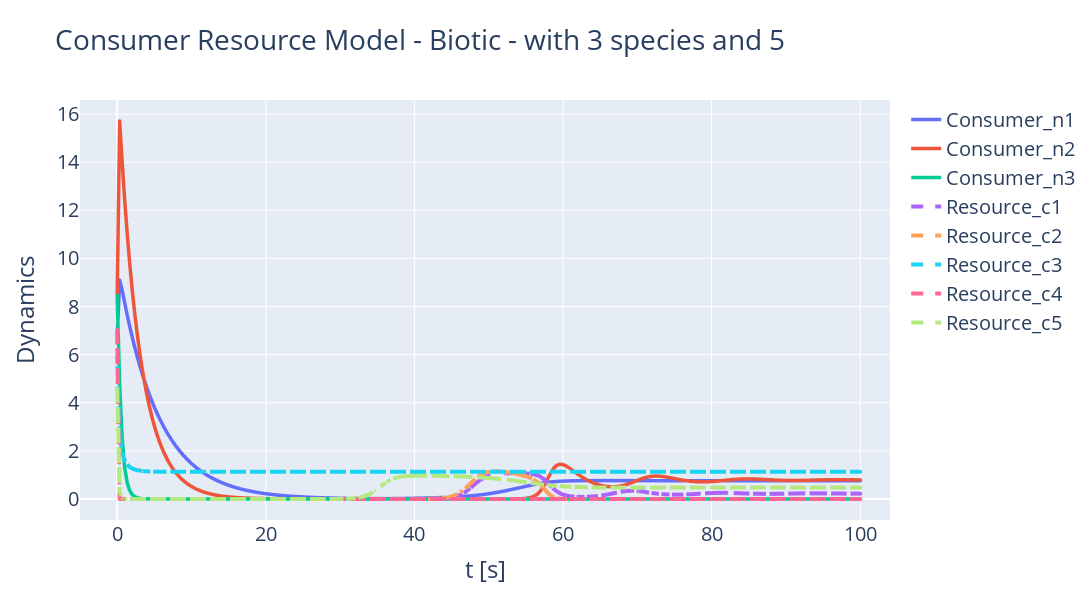

The cell this chart's notebook holds for it:
### Code cell
arr = np.vstack((t, np.array(solution).T)).T

df = pd.DataFrame(arr, columns = ['t[s]', 'Consumer_n1', 'Consumer_n2', 'Consumer_n3', 'Resource_c1','Resource_c2',
                                  'Resource_c3', 'Resource_c4', 'Resource_c5']) 



fig = px.line(df , x='t[s]', title='Consumer Resource Model - Biotic - with 3 species and 5', 
              y=['t[s]', 'Consumer_n1', 'Consumer_n2', 'Consumer_n3', 'Resource_c1','Resource_c2',
                    'Resource_c3', 'Resource_c4', 'Resource_c5'],
              labels={'value':'Dynamics', 'variable':'', 't[s]':'t [s]'},
              height=600, width=1200)

for i in range (1,4):
      fig.update_traces(selector = {'name': f'Consumer_n{i}'}, line = {'width':3.5})

for i in range (1,6):
      fig.update_traces(selector = {'name': f'Resource_c{i}'}, line = {'width':4, 'dash':'dash'})

fig.update_layout(font=dict(size=20), xaxis_range=[-5,104] )
fig.show()

### Figure 1 — Plotly figure (JSON) as saved in the notebook; plotly's stock layout.template omitted (floating-point values rounded to 4 significant figures; data arrays with more than 128 entries replaced by an {"elided": "..."} marker saying what was removed)
{"data": [{"hovertemplate": "=Consumer_n1<br>t [s]=%{x}<br>Dynamics=%{y}<extra></extra>", "legendgroup": "Consumer_n1", "line": {"color": "#636efa", "dash": "solid", "width": 3.5}, "marker": {"symbol": "circle"}, "mode": "lines", "name": "Consumer_n1", "showlegend": true, "type": "scattergl", "x": {"elided": "300 float values"}, "xaxis": "x", "y": {"elided": "300 float values"}, "yaxis": "y"}, {"hovertemplate": "=Consumer_n2<br>t [s]=%{x}<br>Dynamics=%{y}<extra></extra>", "legendgroup": "Consumer_n2", "line": {"color": "#EF553B", "dash": "solid", "width": 3.5}, "marker": {"symbol": "circle"}, "mode": "lines", "name": "Consumer_n2", "showlegend": true, "type": "scattergl", "x": {"elided": "300 float values"}, "xaxis": "x", "y": {"elided": "300 float values"}, "yaxis": "y"}, {"hovertemplate": "=Consumer_n3<br>t [s]=%{x}<br>Dynamics=%{y}<extra></extra>", "legendgroup": "Consumer_n3", "line": {"color": "#00cc96", "dash": "solid", "width": 3.5}, "marker": {"symbol": "circle"}, "mode": "lines", "name": "Consumer_n3", "showlegend": true, "type": "scattergl", "x": {"elided": "300 float values"}, "xaxis": "x", "y": {"elided": "300 float values"}, "yaxis": "y"}, {"hovertemplate": "=Resource_c1<br>t [s]=%{x}<br>Dynamics=%{y}<extra></extra>", "legendgroup": "Resource_c1", "line": {"color": "#ab63fa", "dash": "dash", "width": 4}, "marker": {"symbol": "circle"}, "mode": "lines", "name": "Resource_c1", "showlegend": true, "type": "scattergl", "x": {"elided": "300 float values"}, "xaxis": "x", "y": {"elided": "300 float values"}, "yaxis": "y"}, {"hovertemplate": "=Resource_c2<br>t [s]=%{x}<br>Dynamics=%{y}<extra></extra>", "legendgroup": "Resource_c2", "line": {"color": "#FFA15A", "dash": "dash", "width": 4}, "marker": {"symbol": "circle"}, "mode": "lines", "name": "Resource_c2", "showlegend": true, "type": "scattergl", "x": {"elided": "300 float values"}, "xaxis": "x", "y": {"elided": "300 float values"}, "yaxis": "y"}, {"hovertemplate": "=Resource_c3<br>t [s]=%{x}<br>Dynamics=%{y}<extra></extra>", "legendgroup": "Resource_c3", "line": {"color": "#19d3f3", "dash": "dash", "width": 4}, "marker": {"symbol": "circle"}, "mode": "lines", "name": "Resource_c3", "showlegend": true, "type": "scattergl", "x": {"elided": "300 float values"}, "xaxis": "x", "y": {"elided": "300 float values"}, "yaxis": "y"}, {"hovertemplate": "=Resource_c4<br>t [s]=%{x}<br>Dynamics=%{y}<extra></extra>", "legendgroup": "Resource_c4", "line": {"color": "#FF6692", "dash": "dash", "width": 4}, "marker": {"symbol": "circle"}, "mode": "lines", "name": "Resource_c4", "showlegend": true, "type": "scattergl", "x": {"elided": "300 float values"}, "xaxis": "x", "y": {"elided": "300 float values"}, "yaxis": "y"}, {"hovertemplate": "=Resource_c5<br>t [s]=%{x}<br>Dynamics=%{y}<extra></extra>", "legendgroup": "Resource_c5", "line": {"color": "#B6E880", "dash": "dash", "width": 4}, "marker": {"symbol": "circle"}, "mode": "lines", "name": "Resource_c5", "showlegend": true, "type": "scattergl", "x": {"elided": "300 float values"}, "xaxis": "x", "y": {"elided": "300 float values"}, "yaxis": "y"}], "layout": {"font": {"size": 20}, "height": 600, "legend": {"title": {"text": ""}, "tracegroupgap": 0}, "title": {"text": "Consumer Resource Model - Biotic - with 3 species and 5"}, "width": 1200, "xaxis": {"anchor": "y", "domain": [0, 1], "range": [-5, 104], "title": {"text": "t [s]"}}, "yaxis": {"anchor": "x", "domain": [0, 1], "title": {"text": "Dynamics"}}}}
